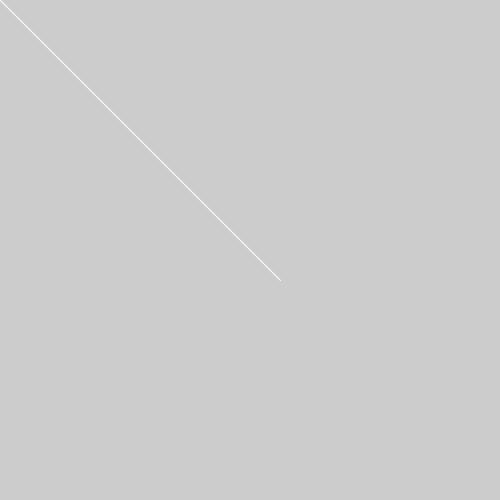
Frame 1 (no input)
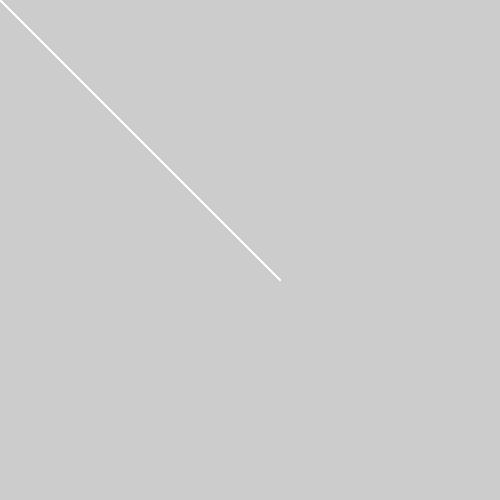
Frame 60 (the mouse pressed at the canvas centre just before this capture)
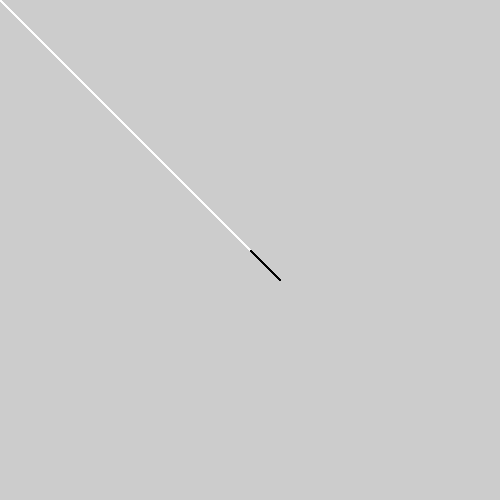
Frame 120 (the mouse held since frame 60 and released just before this capture)

The Processing sketch that drew these frames (run headless with seeded random() and noise(); from frame 60 on, the mouse is pressed at the canvas centre):

// Processing sketch: processing_113127
// ── processing_113127.pde

void setup() {
size(500, 500);
smooth();
}

void draw() {
if (mousePressed) {
stroke(0);
} else {
stroke(255);
}
line(mouseX, mouseY, 280, 280);
}
